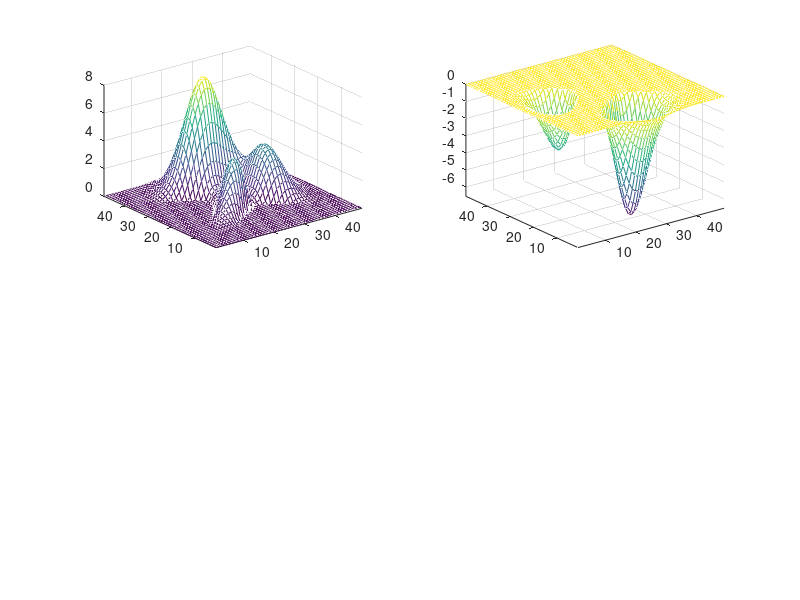

This figure's MATLAB source:
z = peaks;
zplot = z;

% Do the peaks:

clf
subplot(221)
ind = find(z<0);
zplot(ind) = zeros(size(ind));
mesh(zplot)
axis tight

% Do the valleys:

subplot(222)
ind = find(z>0);
zplot = z;
zplot(ind) = zeros(size(ind));
mesh(zplot)
axis tight
